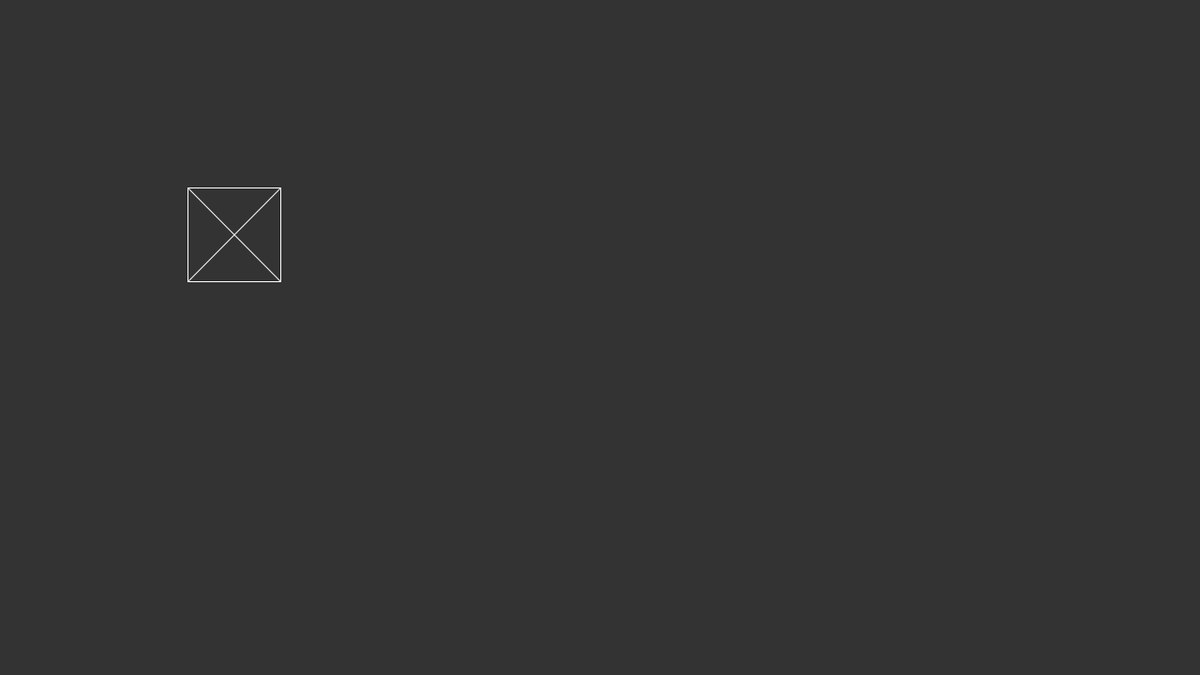
Frame 1 (no input)
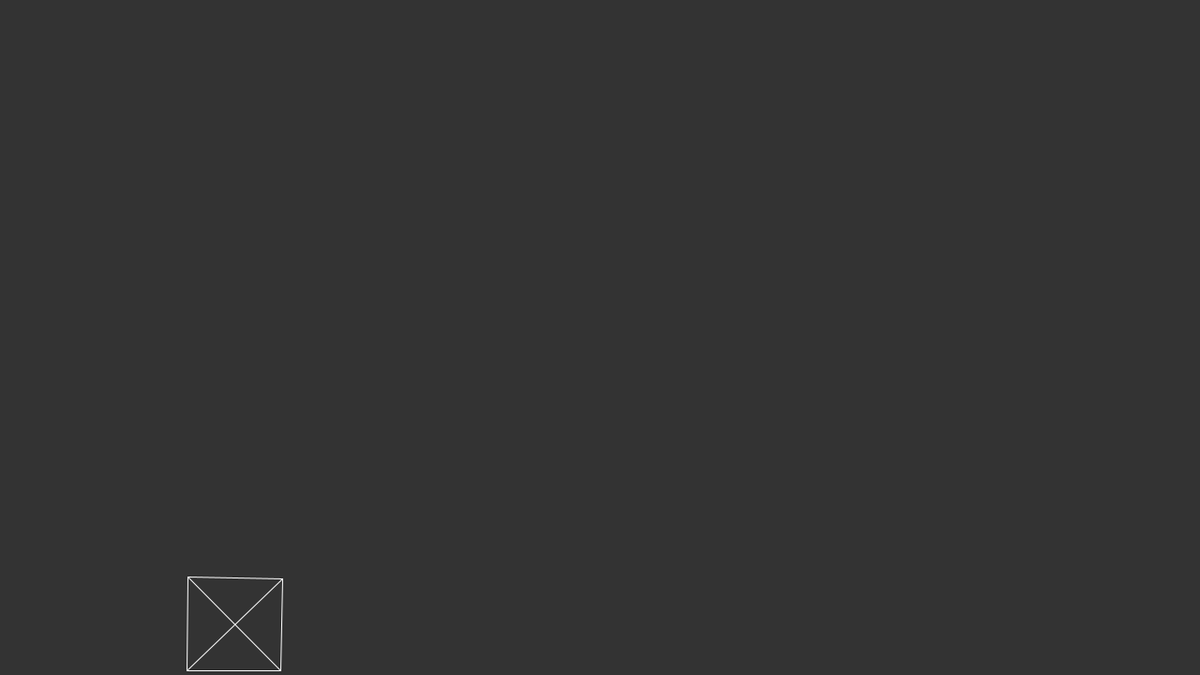
Frame 60 (the mouse pressed at the canvas centre just before this capture)
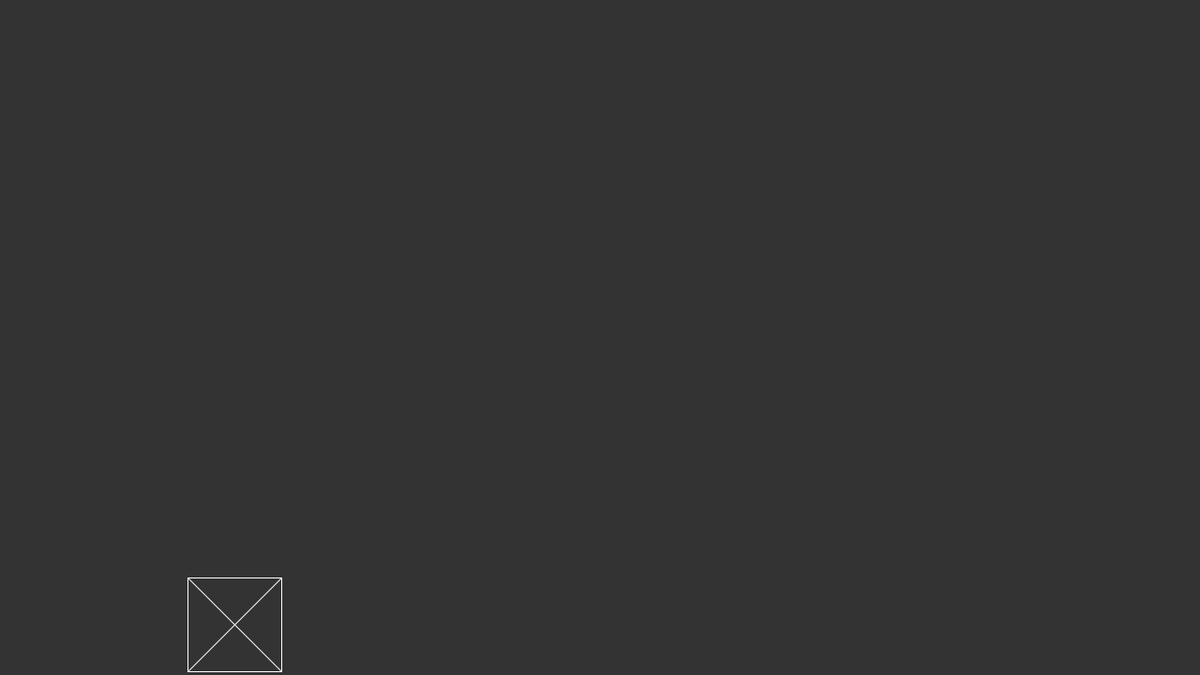
Frame 120 (the mouse held since frame 60 and released just before this capture)

The Processing sketch that drew these frames (run headless with seeded random() and noise(); from frame 60 on, the mouse is pressed at the canvas centre):

// Processing sketch: Verlet2D
// ── Verlet2D.pde
PVector gravity = new PVector(0, 0.1);

VRect r;
VWorld world;

void setup(){
  size(1280, 720);
  world = new VWorld(gravity);
  r = new VRect(200, 200, 100, 100);
  world.addObj(r);
}
void draw(){
  background(51);
  world.update();
  world.show();
}
// ── VConst.pde
class VConst extends VObj{
  //Flag to render constraints
  boolean render = false;
  
  VPoint pA;
  VPoint pB;
  float len;
  float springFactor = 0.5f;
  
  VConst(VPoint pointA, VPoint pointB){
    pA = pointA;
    pB = pointB;
    len = PVector.dist(pA.pos, pB.pos);
  }
  
  void update(){
    PVector dir = PVector.sub(pA.pos, pB.pos);
    float diff = (len - dir.mag()) * springFactor * 0.5f;
    dir.normalize().mult(diff);
    pA.pos.add(dir);
    pB.pos.sub(dir);
  }
  
  void show(){
    if(! render) return;
    stroke(255);
    line(pA.pos.x, pA.pos.y, pB.pos.x, pB.pos.y);
  }
}
// ── VObj.pde
class VObj{
  
  boolean dead = false;
  
  void update(){}
  
  void show(){}
}
// ── VPoint.pde
class VPoint extends VObj{
  //Flag to render points
  boolean render = false;
  
  PVector pos = new PVector();// position
  PVector opos; // old position
  PVector temp;
  float r = 4;
  
  VPoint(float x, float y){
    setPos(x, y, false);
  }
  VPoint(PVector nPos){
    setPos(nPos, false);
  }
  
  void update(){
    //Basic verlet integration
    temp = PVector.sub(pos, opos);
    //Apply friciton
    temp.mult(world.friction);
    
    opos = pos.copy();
    pos.add(temp);
    
    //add gravity
    pos.add(world.gravity);
    
    
    //stay in bounding box (screen)
    if(pos.x > width - r || pos.x < 0 + r){
      pos.x = (pos.x < 0) ? r : width - r;
      temp.x *= -.8f;
      opos = PVector.sub(pos, temp);
    }
    if(pos.y > height - r || pos.y < 0 + r){
      pos.y = (pos.y < 0) ? r : height - r;
      temp.y *= -.8f;
      opos = PVector.sub(pos, temp);
    }
  }
  
  void show(){
    if(! render) return;
    noFill();
    stroke(255);
    ellipse(pos.x, pos.y, r, r);
  }
  
  void setPos(float x, float y, boolean keepMomentum){
    pos.x = x;
    pos.y = y;
    if(!keepMomentum) opos = pos.copy();
  } 
  void setPos(PVector nPos, boolean keepMomentum){
    setPos(nPos.x, nPos.y, keepMomentum);
  }
}
// ── VRect.pde
class VRect extends VObj{
  ArrayList<VStick> sticks = new ArrayList<VStick>();
  VStick diagonal;//Keep track of this for center 
  
  VRect(float left, float top, float w, float h){
    init(left, top, w, h);
  }
  VRect(PVector topLeft, PVector dimensions){
    init(topLeft.x, topLeft.y, dimensions.x, dimensions.y);
  }  
  void init(float left, float top, float w, float h){
     VPoint tl = new VPoint(left, top);
     VPoint tr = new VPoint(left + w, top);
     VPoint br = new VPoint(left + w, top + h);
     VPoint bl = new VPoint(left, top + h);
     
     sticks.add(new VStick(tl, tr));
     sticks.add(new VStick(tr, br));
     sticks.add(new VStick(br, bl));
     sticks.add(new VStick(bl, tl));
     sticks.add(new VStick(tl, br));
     diagonal = new VStick(tr, bl);
     sticks.add(diagonal);
  }
  
  void rotate(float angle, boolean keepMomentum){
    PVector center = diagonal.midPoint();
    //Set the position of the first point in every stick
    int i, max = 4; VPoint p; PVector diff;
    for(i = 0; i < max; i++){
      p = sticks.get(i).p1;
      diff = PVector.sub(center, p.pos);
      diff.rotate(angle);
      p.setPos(PVector.add(center, diff), keepMomentum);
    }
  }
  void rotate(float angle){
    rotate(angle, false);
  }
  
  void update(){
    for(VStick s : sticks){ s.update();}
  }
  
  void show(){
    for(VStick s : sticks){ s.show();}
  }
}
// ── VStick.pde
class VStick extends VObj{
  VPoint p1;
  VPoint p2;
  VConst c;
  
  VStick(float x1, float y1, float x2, float y2){
    init(x1, y1, x2, y2);
  }
  VStick(PVector v1, PVector v2){
    init(v1.x, v1.y, v2.x, v2.y);
  }
  VStick(VPoint pointA, VPoint pointB){
    p1 = pointA;
    p2 = pointB;
    c = new VConst(p1, p2);
  }
  
  PVector midPoint(){
    return PVector.sub(p1.pos, PVector.sub(p1.pos, p2.pos).mult(0.5f));
  }
  
  void init(float x1, float y1, float x2, float y2){
    p1 = new VPoint(x1, y1);
    p2 = new VPoint(x2, y2);
    c = new VConst(p1, p2);
  }
  
  void update(){
    p1.update();
    p2.update();
    c.update();
  }
  
  void show(){
    p1.show();
    p2.show();
    c.show();
    //draw line for self
    noFill();
    stroke(255);
    line(p1.pos.x, p1.pos.y, p2.pos.x, p2.pos.y);
  }
  
  void setRigidity(float f){
    f = constrain(f, 0.0f, 1.0f);
    c.springFactor = f;
  }
}
// ── VWorld.pde
class VWorld{
  ArrayList<VObj> objects = new ArrayList<VObj>();
  PVector gravity;
  float friction = 0.98f;
  
  VWorld(PVector gravity){
    this.gravity = gravity;
  }
  
  void addObj(VObj... obj){
    for(VObj o : obj) objects.add(o);
  }
  
  void update(){
    //Update all objects
    for(VObj o : objects){ o.update();}
    
    //Remove dead objects
    int i, max = objects.size();
    for(i = max - 1; i >= 0; i--){
      if(objects.get(i).dead) objects.remove(i);
    }
  }
  
  void show(){
    //Render all objects
    for(VObj o : objects){ o.show();}
  }
}
